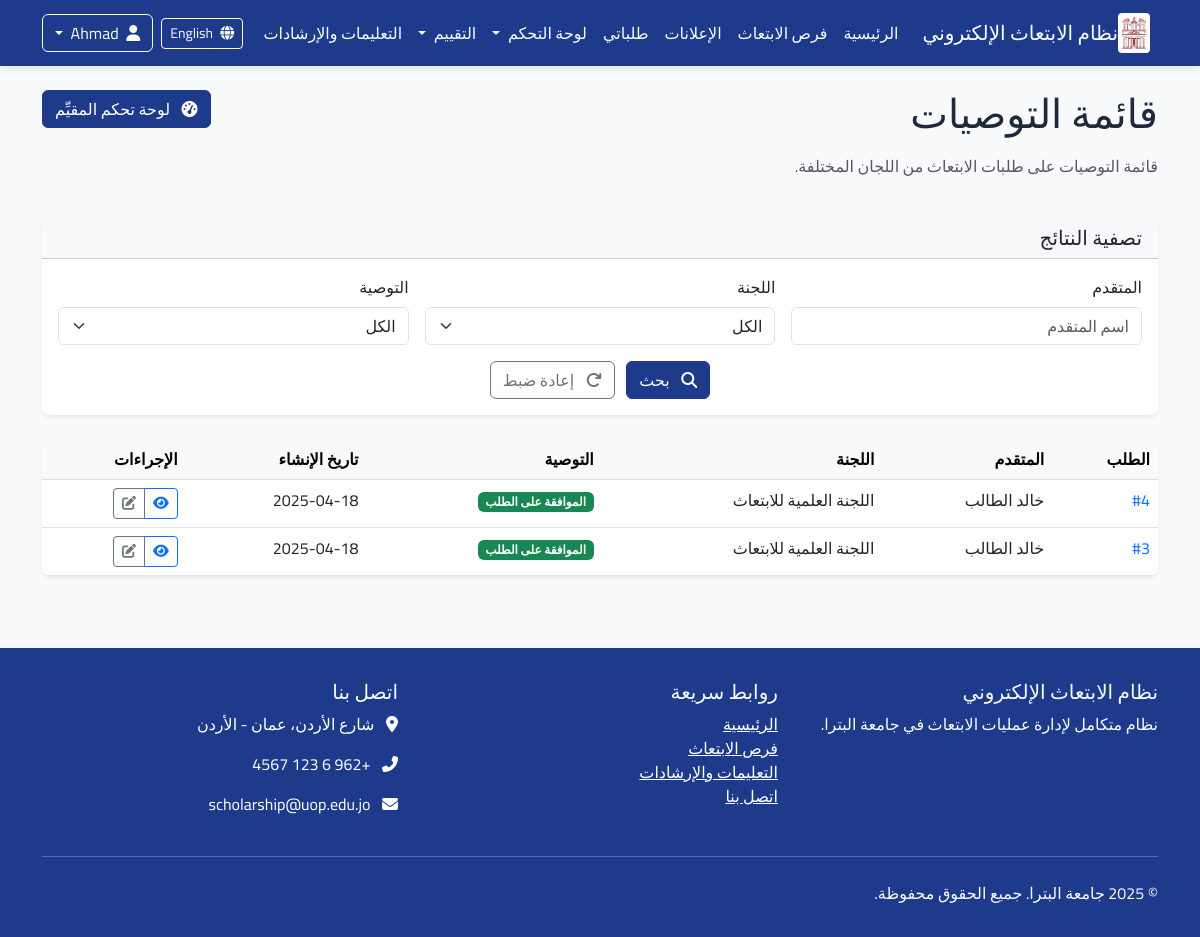
/ar/evaluation/recommendations/ (signed in), run on an earlier commit of the app's database.
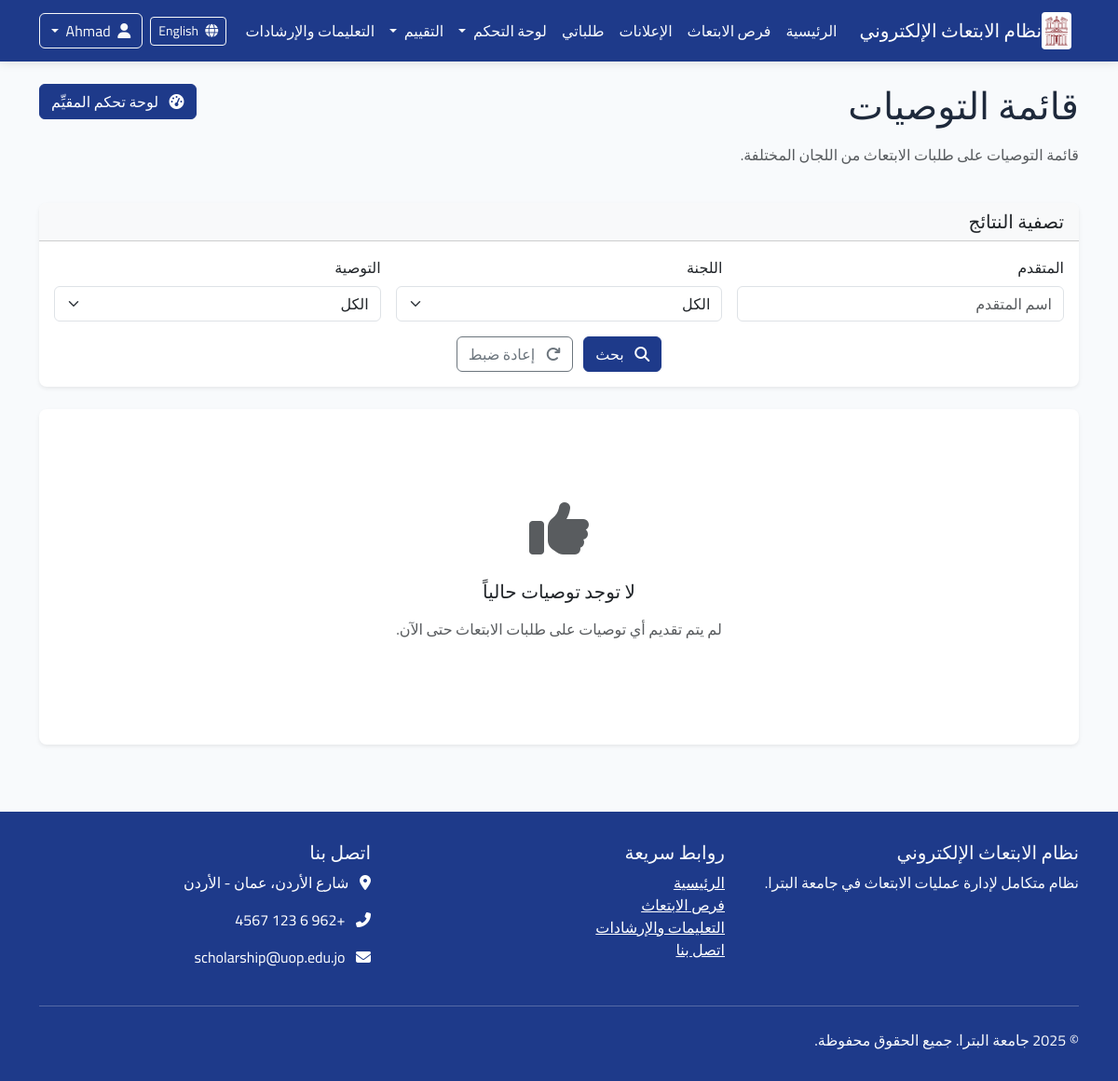
And on a later commit of the database.
### evaluation/models.py (models this page shows, shortened)
class Recommendation(models.Model):
    RECOMMENDATION_CHOICES = (
        ('approve', _('الموافقة على الطلب')),
        ('approve_with_conditions', _('الموافقة بشروط')),
        ('reject', _('رفض الطلب')),
        ('postpone', _('تأجيل القرار')),
        ('request_more_info', _('طلب معلومات إضافية')),
    )
    application = models.ForeignKey(Application, verbose_name=_("الطلب"), on_delete=models.CASCADE,
                                    related_name="recommendations")
    committee = models.ForeignKey(Committee, verbose_name=_("اللجنة"), on_delete=models.CASCADE,
                                  related_name="recommendations")
    recommendation = models.CharField(_("التوصية"), max_length=30, choices=RECOMMENDATION_CHOICES)
    comments = models.TextField(_("ملاحظات"), blank=True, null=True)
    conditions = models.TextField(_("الشروط"), blank=True, null=True, help_text=_("في حالة الموافقة بشروط"))
    created_by = models.ForeignKey(User, verbose_name=_("تم إنشاؤها بواسطة"), on_delete=models.CASCADE,
                                   related_name="created_recommendations")
    created_at = models.DateTimeField(_("تاريخ الإنشاء"), auto_now_add=True)
    updated_at = models.DateTimeField(_("تاريخ التحديث"), auto_now=True)
    class Meta:
        verbose_name = _("توصية")
        verbose_name_plural = _("التوصيات")
        ordering = ['-created_at']

class Committee(models.Model):
    name = models.CharField(_("اسم اللجنة"), max_length=100)
    description = models.TextField(_("الوصف"), blank=True, null=True)
    members = models.ManyToManyField(User, verbose_name=_("الأعضاء"), related_name="committees")
    is_active = models.BooleanField(_("نشطة"), default=True)
    created_at = models.DateTimeField(_("تاريخ الإنشاء"), auto_now_add=True)
    updated_at = models.DateTimeField(_("تاريخ التحديث"), auto_now=True)
    class Meta:
        verbose_name = _("لجنة تقييم")
        verbose_name_plural = _("لجان التقييم")
        ordering = ['name']

### applications/models.py (models this page shows, shortened)
class Application(models.Model):
    scholarship = models.ForeignKey(Scholarship, verbose_name=_("فرصة الابتعاث"), on_delete=models.CASCADE,
                                    related_name="applications")
    applicant = models.ForeignKey(User, verbose_name=_("المتقدم"), on_delete=models.CASCADE,
                                  related_name="applications")
    status = models.ForeignKey(ApplicationStatus, verbose_name=_("حالة الطلب"), on_delete=models.PROTECT,
                               related_name="applications")
    application_date = models.DateTimeField(_("تاريخ التقديم"), auto_now_add=True)
    last_update = models.DateTimeField(_("آخر تحديث"), auto_now=True)
    motivation_letter = models.TextField(_("خطاب الدوافع"),
                                         help_text=_("اشرح لماذا تريد التقدم لهذه الفرصة وما هي أهدافك"))
    research_proposal = models.TextField(_("مقترح البحث"), blank=True, null=True,
                                         help_text=_("إذا كان الابتعاث لدراسة الدكتوراه، أرفق مقترح البحث الخاص بك"))
    comments = models.TextField(_("ملاحظات إضافية"), blank=True, null=True,
                                help_text=_("أي معلومات إضافية تود إضافتها لطلبك"))
    acceptance_letter = models.BooleanField(_("هل لديك قبول مبدئي؟"), default=False)
    acceptance_university = models.CharField(_("اسم الجامعة التي لديك قبول فيها"), max_length=200, blank=True,
                                             null=True)
    admin_notes = models.TextField(_("ملاحظات إدارية"), blank=True, null=True)
    class Meta:
        verbose_name = _("طلب ابتعاث")
        verbose_name_plural = _("طلبات الابتعاث")
        ordering = ['-application_date']
        unique_together = ['scholarship', 'applicant']  # لا يمكن للمستخدم التقديم على نفس الفرصة مرتين

### evaluation/views.py (the view)
# urls.py: path('recommendations/', views.recommendation_list, name='recommendation_list'),
@login_required
@permission_required('evaluation.view_recommendation')
def recommendation_list(request):
    recommendations = Recommendation.objects.all().order_by('-created_at')
    paginator = Paginator(recommendations, 10)
    page = request.GET.get('page')
    try:
        recommendations_page = paginator.page(page)
    except PageNotAnInteger:
        recommendations_page = paginator.page(1)
    except EmptyPage:
        recommendations_page = paginator.page(paginator.num_pages)
    context = {
        'recommendations': recommendations_page,
    }
    return render(request, 'evaluation/recommendation_list.html', context)

### core/context_processors.py (called while the page is built)
def user_role(request):
    role = 'anonymous'
    if request.user.is_authenticated:
        role = request.user.profile.role
    return {
        'user_role': role
    }

### evaluation/templates/evaluation/recommendation_list.html (shortened to what the changed rows need)
{% extends 'base.html' %}
{% load i18n %}
{% load static %}
{% block content %}
<div class="container py-4">
    <div class="row mb-4">
        <div class="col-md-8">
            <h1 class="mb-3">{% trans "قائمة التوصيات" %}</h1>
        </div>
    </div>
    <div class="card shadow-sm border-0">
        {% if recommendations %}
        <div class="table-responsive">
            <table class="table table-hover mb-0">
                <thead class="table-light">
                    <tr>
                        <th>{% trans "الطلب" %}</th>
                        <th>{% trans "المتقدم" %}</th>
                        <th>{% trans "اللجنة" %}</th>
                        <th>{% trans "التوصية" %}</th>
                        <th>{% trans "تاريخ الإنشاء" %}</th>
                        <th>{% trans "الإجراءات" %}</th>
                    </tr>
                </thead>
                <tbody>
                    {% for recommendation in recommendations %}
                    <tr>
                        <td>
                            <a href="{% url 'applications:application_detail' recommendation.application.id %}" class="text-decoration-none">
                                #{{ recommendation.application.id }}
                            </a>
                        </td>
                        <td>{{ recommendation.application.applicant.get_full_name }}</td>
                        <td>{{ recommendation.committee.name }}</td>
                        <td>
                            {% if recommendation.recommendation == 'approve' %}
                            <span class="badge bg-success">{% trans "الموافقة على الطلب" %}</span>
                            {% elif recommendation.recommendation == 'approve_with_conditions' %}
                            <span class="badge bg-info">{% trans "الموافقة بشروط" %}</span>
                            {% elif recommendation.recommendation == 'reject' %}
                            <span class="badge bg-danger">{% trans "رفض الطلب" %}</span>
                            {% elif recommendation.recommendation == 'postpone' %}
                            <span class="badge bg-warning">{% trans "تأجيل القرار" %}</span>
                            {% else %}
                            <span class="badge bg-secondary">{% trans "طلب معلومات إضافية" %}</span>
                            {% endif %}
                        </td>
                        <td>{{ recommendation.created_at|date:"Y-m-d" }}</td>
                        <td>
                            <div class="btn-group">
                                <a href="{% url 'evaluation:recommendation_detail' recommendation.id %}" class="btn btn-sm btn-outline-primary">
                                    <i class="fas fa-eye"></i>
                                </a>
                                {% if perms.evaluation.change_recommendation and recommendation.created_by == request.user %}
                                <a href="#" class="btn btn-sm btn-outline-secondary">
                                    <i class="fas fa-edit"></i>
                                </a>
                                {% endif %}
                            </div>
                        </td>
                    </tr>
                    {% endfor %}
                </tbody>
            </table>
        </div>
        {% else %}
        <div class="card-body text-center py-5">
            <div class="py-5">
                <i class="fas fa-thumbs-up fa-4x text-muted mb-4"></i>
                <h5 class="mb-3">{% trans "لا توجد توصيات حالياً" %}</h5>
                <p class="text-muted">{% trans "لم يتم تقديم أي توصيات على طلبات الابتعاث حتى الآن." %}</p>
            </div>
        </div>
        {% endif %}
    </div>
</div>
{% endblock %}

What changed in the data, as far as the page shows it:
removed Recommendation: application.id "4", application.applicant.get_full_name "خالد الطالب", committee.name "اللجنة العلمية للابتعاث", created_at "2025-04-18"
removed Recommendation: application.id "3", application.applicant.get_full_name "خالد الطالب", committee.name "اللجنة العلمية للابتعاث", created_at "2025-04-18"
Also different on the page:
text no longer shown: "الطلب المتقدم اللجنة التوصية تاريخ الإنشاء الإجراءات"
text now shown: "لا توجد توصيات حالياً لم يتم تقديم أي توصيات على طلبات الابتعاث حتى الآن."
